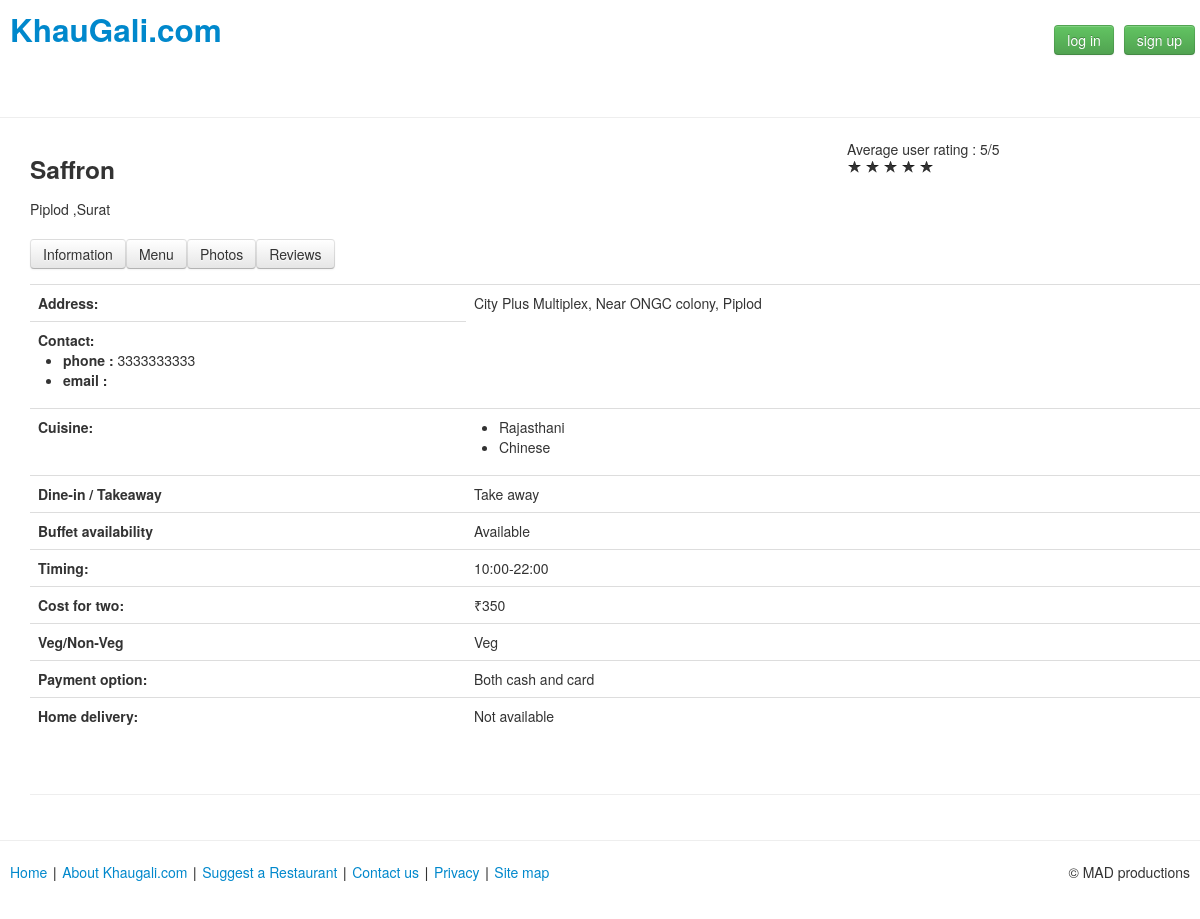
Page /public/resinfo.php?resid=3 on the committed database.
### tables this page shows
CREATE TABLE IF NOT EXISTS `restaurant` (
  `res_id` int(11) NOT NULL AUTO_INCREMENT,
  `restaurant_name` varchar(100) NOT NULL,
  `phone_number` decimal(10,0) NOT NULL,
  `email` varchar(50) DEFAULT NULL,
  `address` text NOT NULL,
  `veg_non_veg` tinyint(4) NOT NULL DEFAULT '0' COMMENT '0 is veg| 1 is non veg | 2 is egg',
  `home_delivery` tinyint(1) NOT NULL COMMENT '0 is NO | 1 is YES',
  `dinein_take_away` tinyint(4) NOT NULL DEFAULT '2' COMMENT '0 is dine in | 1 is take away | 2 is both',
  `cost_for_two` decimal(4,0) NOT NULL,
  `timing` varchar(15) NOT NULL,
  `buffet_availability` tinyint(1) NOT NULL DEFAULT '0' COMMENT '0 is NO | 1 is YES',
  `menu_card` varchar(100) NOT NULL,
  `payment_options` tinyint(4) NOT NULL DEFAULT '2' COMMENT '0 is dine in | 1 is take away | 2 is both',
  PRIMARY KEY (`res_id`)
);

CREATE TABLE IF NOT EXISTS `located_in` (
  `rest_id` int(11) NOT NULL,
  `city_id` int(11) NOT NULL,
  `locality_name` varchar(50) NOT NULL,
  PRIMARY KEY (`rest_id`)
);

CREATE TABLE IF NOT EXISTS `city` (
  `city_id` int(11) NOT NULL AUTO_INCREMENT,
  `city_name` varchar(50) NOT NULL,
  PRIMARY KEY (`city_id`)
);

### public/session.php (called while the page is built, shortened)
<?php
	function chkLogin(){
		return isset($_SESSION['username']);
	}

### public/resinfo.php (the view, shortened to what this page needs)
<?php
	require_once 'session.php';
	require_once '../include/db_functions.php';
	require_once 'publicFunction.php';
	$resid = $_GET['resid'];
	$connection = dbConnect();
	$query = "select * from restaurant where res_id=$resid";
	$resultset = mysql_query($query, $connection);
	if(mysql_num_rows($resultset) == 0){
		echo '<h3>invalid restaurant id<h3>';
		echo '<a href="home.php">back to home</a>';
		exit();
	}
	else{
		while($row = mysql_fetch_array($resultset)){
			$restaurantName = $row['restaurant_name'];
			$phoneNo = $row['phone_number'];
			$email = $row['email'];
			$address = $row['address'];
			$vegnv = $row['veg_non_veg'];
			$homeDelivery = $row['home_delivery'];
			$dineInTa = $row['dinein_take_away'];
			$costForTwo = $row['cost_for_two'];
			$timing = $row['timing'];
			$buffet = $row['buffet_availability'];
			$payment = $row['payment_options'];
		}
		$query = "select rest_id,city.city_id,city_name,locality_name
			from city, located_in
			where city.city_id=located_in.city_id and rest_id=$resid";
		$resultset = mysql_query($query, $connection);
		while($row = mysql_fetch_array($resultset)){
			$city = $row['city_name'];
			$locality = $row['locality_name'];
		}
		$cuisine = array();
		$q2 = "SELECT cuisine_name
			FROM cuisines JOIN (SELECT cuisine_id FROM serves WHERE rest_id=$resid) as cid
				on cuisines.cuisine_id=cid.cuisine_id";
		$res = mysql_query($q2, $connection);
		while($r = mysql_fetch_array($res)){
			$cuisine[] = $r['cuisine_name'];
		}
		$avgRating = getAvgRating($resid, $connection);
	}
?>
<!DOCTYPE html>
<html>
	<head>
		<link rel="stylesheet" href="../css/bootstrap.css" />
		<link rel="stylesheet" href="../common.css" />
	</head>
	<body>
		<div id="header" class="row-fluid">
			<a href="home.php"><h2 id="logo" class="span6">KhauGali.com</h2></a>
			<?php
				include_once 'publicFunction.php';
			?>
		</div>
		<hr class="head"/>
		<div id="content" class="row-fluid">
			<div class="span8">
				<h3><?php echo $restaurantName;?></h3>
				<p><?php echo $locality.' ,'.$city; ?></p>
			</div>
			<div class="span4">
				Average user rating : <?php echo $avgRating .'/'. 5; ?>
				<div class="rating">
					<?php
						for($i = 0;$i < $avgRating; $i++){
					?>
					<i class="icon-star"></i>
					<?php
						}
					?>
				</div>
				<br />
				<?php if(chkLogin()){
				$userRating = getUserAvgRating($_SESSION['username'], $resid, $connection)
				?>
				Your Rating :<?php echo $userRating .'/'. 5; ?>
				<div class="rating">
					<?php
						for($i = 0;$i < $userRating; $i++){
					?>
					<i class="icon-star"></i>
					<?php
						}
						for($i = 0; $i< 5-$userRating;$i++){
					?>
					<i class="icon-star-empty"></i>
					<?php
						}
					?>
				</div>
				<?php }
 else {
	 echo '<br /><br />';
 }
				?>
			</div>
			<br/>
			<div class="btn-group" >
				<a href="resinfo.php?resid=<?php echo $resid;?>"><div class="btn ">Information</div></a>
				<a href="resmenu.php"><div class="btn ">Menu</div></a>
				<a href="respics.php"><div class="btn ">Photos</div></a>
				<a href="resreview.php?resid=<?php echo $resid;?>"><div class="btn ">Reviews</div></a>
			</div>
			<div id="innerContent">
				<table class="table">
					<tr>
						<td><strong>Address:</strong> </td>
						<td><?php echo $address;?></td>
					</tr>
					<tr>
						<td><strong>Contact:</strong>
							<ul>
								<li><strong>phone :</strong> <?php echo $phoneNo;?></li>
								<li><strong>email :</strong> <?php echo $email;?></li>
							</ul>
						</td>
					</tr>
					<tr>
						<td><strong>Cuisine:</strong> </td>
						<td>
							<ul>
							<?php
							foreach ($cuisine as $value) {
								echo '<li>'.$value.'</li>';
							}
							?>
							</ul>
						</td>
					</tr>
					<tr>
						<td><strong>Dine-in / Takeaway</strong> </td>
						<td><?php
							switch ($dineInTa){
								case 1: echo 'Take away';
									break;
							}
						?></td>
					</tr>
					<tr>
						<td><strong>Buffet availability</strong> </td>
						<td><?php
							switch ($buffet){
								case 1: echo 'Available';
									break;
							}
						?></td>
					</tr>
					<tr>
						<td><strong>Timing:</strong> </td>
						<td><?php  echo $timing;?></td>
					</tr>
					<tr>
						<td><strong>Cost for two:</strong> </td>
						<td><?php echo '&#x20B9;'.$costForTwo;?></td>
					</tr>
					<tr>
						<td><strong>Veg/Non-Veg</strong></td>
						<td><?php
							switch ($vegnv){
								case 0: echo 'Veg';
									break;
							}
						?></td>
					</tr>
					<tr>
						<td><strong>Payment option:</strong>  </td>
						<td><?php switch ($payment){
								case 2: echo 'Both cash and card';
									break;
							}?></td>
					</tr>
					<tr>
						<td><strong>Home delivery:</strong> </td>
						<td><?php switch($homeDelivery){
							case 0:
								echo 'Not available';
								break;
						}
						?></td>
					</tr>
				</table>
				<hr />
			</div>
		</div>
<?php
	include_once 'footer.php';

### css/common.css (style rules this page uses)
html, body { height: 100%; }
body { margin: 0px; padding: 0px; }
#header { height: 10%; }
#content { height: 70%; }
#logo { padding-left: 10px; }

### public/resinfo.php (style rules this page uses)
#content { padding-left: 30px; overflow-y: scroll; }
#innerContent { padding-top: 15px; padding-bottom: 15px; }

### rows in the picture
restaurant: restaurant_name "Saffron", address "City Plus Multiplex, Near ONGC colony, Piplod", phone_number "3333333333", timing "10:00-22:00", cost_for_two "350"
located_in: locality_name "Piplod", city.city_name "Surat"

### other values in the picture
$avgRating "5"
$value "Rajasthani"
$value "Chinese"
